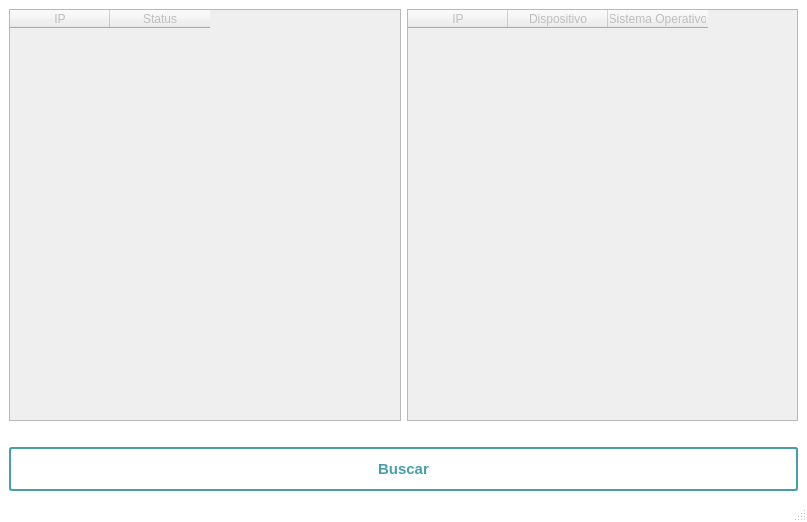
<?xml version="1.0" encoding="UTF-8"?>
<ui version="4.0">
 <class>MainWindow</class>
 <widget class="QMainWindow" name="MainWindow">
  <property name="geometry">
   <rect>
    <x>0</x>
    <y>0</y>
    <width>807</width>
    <height>522</height>
   </rect>
  </property>
  <property name="windowTitle">
   <string>Busqueda de Dispositivos</string>
  </property>
  <property name="styleSheet">
   <string notr="true">#MainWindow {
background-color: rgb(255, 255, 255);
}</string>
  </property>
  <widget class="QWidget" name="centralwidget">
   <layout class="QVBoxLayout" name="verticalLayout">
    <item>
     <layout class="QHBoxLayout" name="horizontalLayout">
      <item>
       <widget class="QTableWidget" name="tablainfo">
        <property name="enabled">
         <bool>false</bool>
        </property>
        <property name="styleSheet">
         <string notr="true"/>
        </property>
        <column>
         <property name="text">
          <string>IP</string>
         </property>
        </column>
        <column>
         <property name="text">
          <string>Status</string>
         </property>
        </column>
       </widget>
      </item>
      <item>
       <widget class="QTableWidget" name="tablaMasInfo">
        <property name="enabled">
         <bool>false</bool>
        </property>
        <column>
         <property name="text">
          <string>IP</string>
         </property>
        </column>
        <column>
         <property name="text">
          <string>Dispositivo</string>
         </property>
        </column>
        <column>
         <property name="text">
          <string>Sistema Operativo</string>
         </property>
        </column>
       </widget>
      </item>
     </layout>
    </item>
    <item>
     <spacer name="verticalSpacer">
      <property name="orientation">
       <enum>Qt::Vertical</enum>
      </property>
      <property name="sizeType">
       <enum>QSizePolicy::Preferred</enum>
      </property>
      <property name="sizeHint" stdset="0">
       <size>
        <width>20</width>
        <height>20</height>
       </size>
      </property>
     </spacer>
    </item>
    <item>
     <widget class="QPushButton" name="buscar">
      <property name="font">
       <font>
        <family>Arial</family>
        <pointsize>11</pointsize>
        <weight>75</weight>
        <bold>true</bold>
       </font>
      </property>
      <property name="styleSheet">
       <string notr="true">#buscar {
background-color:transparent;
border: 1.9px solid rgb(71, 158, 168);
padding: 11px 0;
border-radius: 3px;
color: rgb(71, 158, 168);
}
#buscar:hover {
	background-color: rgb(71, 158, 168);
border: 0px solid  rgb(120, 138, 120);
color: #fff
}</string>
      </property>
      <property name="text">
       <string>Buscar</string>
      </property>
     </widget>
    </item>
   </layout>
  </widget>
  <widget class="QMenuBar" name="menubar">
   <property name="geometry">
    <rect>
     <x>0</x>
     <y>0</y>
     <width>807</width>
     <height>26</height>
    </rect>
   </property>
  </widget>
  <widget class="QStatusBar" name="statusbar">
   <property name="sizeGripEnabled">
    <bool>true</bool>
   </property>
  </widget>
 </widget>
 <resources/>
 <connections/>
</ui>
